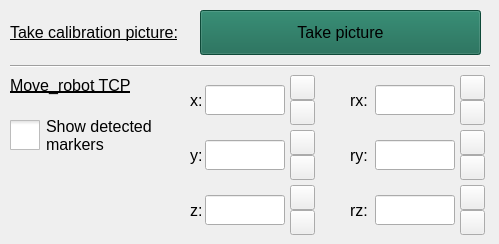
          <widget class="QWidget" name="tab">
           <property name="font">
            <font>
             <pointsize>12</pointsize>
             <bold>false</bold>
             <kerning>true</kerning>
            </font>
           </property>
           <property name="autoFillBackground">
            <bool>true</bool>
           </property>
           <property name="styleSheet">
            <string notr="true"/>
           </property>
           <attribute name="title">
            <string>Manual</string>
           </attribute>
           <widget class="QLabel" name="label_2">
            <property name="geometry">
             <rect>
              <x>10</x>
              <y>10</y>
              <width>200</width>
              <height>45</height>
             </rect>
            </property>
            <property name="font">
             <font>
              <pointsize>12</pointsize>
              <bold>false</bold>
              <underline>true</underline>
              <kerning>true</kerning>
             </font>
            </property>
            <property name="text">
             <string>Take calibration picture:</string>
            </property>
           </widget>
           <widget class="QPushButton" name="Take_calib_picture">
            <property name="geometry">
             <rect>
              <x>200</x>
              <y>10</y>
              <width>281</width>
              <height>45</height>
             </rect>
            </property>
            <property name="font">
             <font>
              <pointsize>12</pointsize>
              <bold>false</bold>
              <kerning>true</kerning>
             </font>
            </property>
            <property name="styleSheet">
             <string notr="true">QPushButton{background-color:rgb(20, 102, 79)}</string>
            </property>
            <property name="text">
             <string>Take picture</string>
            </property>
           </widget>
           <widget class="QLabel" name="label_5">
            <property name="geometry">
             <rect>
              <x>10</x>
              <y>70</y>
              <width>131</width>
              <height>30</height>
             </rect>
            </property>
            <property name="font">
             <font>
              <pointsize>12</pointsize>
              <bold>false</bold>
              <underline>true</underline>
              <kerning>true</kerning>
             </font>
            </property>
            <property name="text">
             <string>Move_robot TCP</string>
            </property>
           </widget>
           <widget class="Line" name="line_7">
            <property name="geometry">
             <rect>
              <x>10</x>
              <y>65</y>
              <width>480</width>
              <height>3</height>
             </rect>
            </property>
            <property name="orientation">
             <enum>Qt::Horizontal</enum>
            </property>
           </widget>
           <widget class="QLabel" name="label_7">
            <property name="geometry">
             <rect>
              <x>190</x>
              <y>75</y>
              <width>15</width>
              <height>50</height>
             </rect>
            </property>
            <property name="font">
             <font>
              <pointsize>12</pointsize>
              <bold>false</bold>
              <kerning>true</kerning>
             </font>
            </property>
            <property name="text">
             <string>x:</string>
            </property>
           </widget>
           <widget class="QCheckBox" name="Show_detected_markers">
            <property name="geometry">
             <rect>
              <x>10</x>
              <y>90</y>
              <width>161</width>
              <height>91</height>
             </rect>
            </property>
            <property name="font">
             <font>
              <pointsize>12</pointsize>
              <bold>false</bold>
              <kerning>true</kerning>
             </font>
            </property>
            <property name="styleSheet">
             <string notr="true">QCheckBox::indicator{width:30px;height:30px}
</string>
            </property>
            <property name="text">
             <string>Show detected
markers</string>
            </property>
            <property name="checked">
             <bool>false</bool>
            </property>
           </widget>
           <widget class="QPushButton" name="Give_x_value_p">
            <property name="geometry">
             <rect>
              <x>290</x>
              <y>75</y>
              <width>25</width>
              <height>25</height>
             </rect>
            </property>
            <property name="text">
             <string/>
            </property>
            <property name="icon">
             <iconset theme="go-up">
              <normaloff>../../.designer/backup</normaloff>../../.designer/backup</iconset>
            </property>
           </widget>
           <widget class="QPushButton" name="Give_x_value_m">
            <property name="geometry">
             <rect>
              <x>290</x>
              <y>100</y>
              <width>25</width>
              <height>25</height>
             </rect>
            </property>
            <property name="text">
             <string/>
            </property>
            <property name="icon">
             <iconset theme="go-down">
              <normaloff>../../.designer/backup</normaloff>../../.designer/backup</iconset>
            </property>
           </widget>
           <widget class="QLabel" name="label_8">
            <property name="geometry">
             <rect>
              <x>190</x>
              <y>130</y>
              <width>15</width>
              <height>50</height>
             </rect>
            </property>
            <property name="font">
             <font>
              <pointsize>12</pointsize>
              <bold>false</bold>
              <kerning>true</kerning>
             </font>
            </property>
            <property name="text">
             <string>y:</string>
            </property>
           </widget>
           <widget class="QPushButton" name="Give_y_value_p">
            <property name="geometry">
             <rect>
              <x>290</x>
              <y>130</y>
              <width>25</width>
              <height>25</height>
             </rect>
            </property>
            <property name="text">
             <string/>
            </property>
            <property name="icon">
             <iconset theme="go-up">
              <normaloff>../../.designer/backup</normaloff>../../.designer/backup</iconset>
            </property>
           </widget>
           <widget class="QPushButton" name="Give_y_value_m">
            <property name="geometry">
             <rect>
              <x>290</x>
              <y>155</y>
              <width>25</width>
              <height>25</height>
             </rect>
            </property>
            <property name="text">
             <string/>
            </property>
            <property name="icon">
             <iconset theme="go-down">
              <normaloff>../../.designer/backup</normaloff>../../.designer/backup</iconset>
            </property>
           </widget>
           <widget class="QLabel" name="label_12">
            <property name="geometry">
             <rect>
              <x>190</x>
              <y>185</y>
              <width>15</width>
              <height>50</height>
             </rect>
            </property>
            <property name="font">
             <font>
              <pointsize>12</pointsize>
              <bold>false</bold>
              <kerning>true</kerning>
             </font>
            </property>
            <property name="text">
             <string>z:</string>
            </property>
           </widget>
           <widget class="QPushButton" name="Give_z_value_p">
            <property name="geometry">
             <rect>
              <x>290</x>
              <y>185</y>
              <width>25</width>
              <height>25</height>
             </rect>
            </property>
            <property name="text">
             <string/>
            </property>
            <property name="icon">
             <iconset theme="go-up">
              <normaloff>../../.designer/backup</normaloff>../../.designer/backup</iconset>
            </property>
           </widget>
           <widget class="QPushButton" name="Give_z_value_m">
            <property name="geometry">
             <rect>
              <x>290</x>
              <y>210</y>
              <width>25</width>
              <height>25</height>
             </rect>
            </property>
            <property name="text">
             <string/>
            </property>
            <property name="icon">
             <iconset theme="go-down">
              <normaloff>../../.designer/backup</normaloff>../../.designer/backup</iconset>
            </property>
           </widget>
           <widget class="QLabel" name="label_14">
            <property name="geometry">
             <rect>
              <x>350</x>
              <y>75</y>
              <width>21</width>
              <height>50</height>
             </rect>
            </property>
            <property name="font">
             <font>
              <pointsize>12</pointsize>
              <bold>false</bold>
              <kerning>true</kerning>
             </font>
            </property>
            <property name="text">
             <string>rx:</string>
            </property>
           </widget>
           <widget class="QPushButton" name="Give_rx_value_p">
            <property name="geometry">
             <rect>
              <x>460</x>
              <y>75</y>
              <width>25</width>
              <height>25</height>
             </rect>
            </property>
            <property name="text">
             <string/>
            </property>
            <property name="icon">
             <iconset theme="go-up">
              <normaloff>../../.designer/backup</normaloff>../../.designer/backup</iconset>
            </property>
           </widget>
           <widget class="QPushButton" name="Give_rx_value_m">
            <property name="geometry">
             <rect>
              <x>460</x>
              <y>100</y>
              <width>25</width>
              <height>25</height>
             </rect>
            </property>
            <property name="text">
             <string/>
            </property>
            <property name="icon">
             <iconset theme="go-down">
              <normaloff>../../.designer/backup</normaloff>../../.designer/backup</iconset>
            </property>
           </widget>
           <widget class="QLabel" name="label_15">
            <property name="geometry">
             <rect>
              <x>350</x>
              <y>130</y>
              <width>20</width>
              <height>50</height>
             </rect>
            </property>
            <property name="font">
             <font>
              <pointsize>12</pointsize>
              <bold>false</bold>
              <kerning>true</kerning>
             </font>
            </property>
            <property name="text">
             <string>ry:</string>
            </property>
           </widget>
           <widget class="QPushButton" name="Give_ry_value_p">
            <property name="geometry">
             <rect>
              <x>460</x>
              <y>130</y>
              <width>25</width>
              <height>25</height>
             </rect>
            </property>
            <property name="text">
             <string/>
            </property>
            <property name="icon">
             <iconset theme="go-up">
              <normaloff>../../.designer/backup</normaloff>../../.designer/backup</iconset>
            </property>
           </widget>
           <widget class="QPushButton" name="Give_ry_value_m">
            <property name="geometry">
             <rect>
              <x>460</x>
              <y>155</y>
              <width>25</width>
              <height>25</height>
             </rect>
            </property>
            <property name="text">
             <string/>
            </property>
            <property name="icon">
             <iconset theme="go-down">
              <normaloff>../../.designer/backup</normaloff>../../.designer/backup</iconset>
            </property>
           </widget>
           <widget class="QLabel" name="label_17">
            <property name="geometry">
             <rect>
              <x>350</x>
              <y>185</y>
              <width>20</width>
              <height>50</height>
             </rect>
            </property>
            <property name="font">
             <font>
              <pointsize>12</pointsize>
              <bold>false</bold>
              <kerning>true</kerning>
             </font>
            </property>
            <property name="text">
             <string>rz:</string>
            </property>
           </widget>
           <widget class="QPushButton" name="Give_rz_value_p">
            <property name="geometry">
             <rect>
              <x>460</x>
              <y>185</y>
              <width>25</width>
              <height>25</height>
             </rect>
            </property>
            <property name="text">
             <string/>
            </property>
            <property name="icon">
             <iconset theme="go-up">
              <normaloff>../../.designer/backup</normaloff>../../.designer/backup</iconset>
            </property>
           </widget>
           <widget class="QPushButton" name="Give_rz_value_m">
            <property name="geometry">
             <rect>
              <x>460</x>
              <y>210</y>
              <width>25</width>
              <height>25</height>
             </rect>
            </property>
            <property name="text">
             <string/>
            </property>
            <property name="icon">
             <iconset theme="go-down">
              <normaloff>../../.designer/backup</normaloff>../../.designer/backup</iconset>
            </property>
           </widget>
           <widget class="QLineEdit" name="line_edit_y_value">
            <property name="geometry">
             <rect>
              <x>205</x>
              <y>140</y>
              <width>80</width>
              <height>30</height>
             </rect>
            </property>
           </widget>
           <widget class="QLineEdit" name="line_edit_z_value">
            <property name="geometry">
             <rect>
              <x>205</x>
              <y>195</y>
              <width>80</width>
              <height>30</height>
             </rect>
            </property>
           </widget>
           <widget class="QLineEdit" name="line_edit_rz_value">
            <property name="geometry">
             <rect>
              <x>375</x>
              <y>195</y>
              <width>80</width>
              <height>30</height>
             </rect>
            </property>
           </widget>
           <widget class="QLineEdit" name="line_edit_ry_value">
            <property name="geometry">
             <rect>
              <x>375</x>
              <y>140</y>
              <width>80</width>
              <height>30</height>
             </rect>
            </property>
           </widget>
           <widget class="QLineEdit" name="line_edit_rx_value">
            <property name="geometry">
             <rect>
              <x>375</x>
              <y>85</y>
              <width>80</width>
              <height>30</height>
             </rect>
            </property>
           </widget>
           <widget class="QLineEdit" name="line_edit_x_value">
            <property name="geometry">
             <rect>
              <x>205</x>
              <y>85</y>
              <width>80</width>
              <height>30</height>
             </rect>
            </property>
           </widget>
          </widget>
